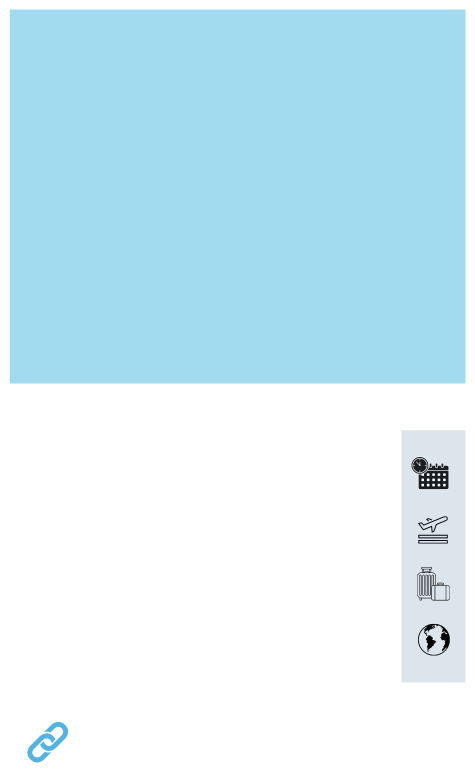
#> input picture tgbot/services/story_maker/inner.png, 950 x 1566 px (shown at 1/2 size)
$ python story_maker.py   (older library calls are emulated)
#> lines starting #> are read from the running program, lines starting #| are printed output that depends on the picture
from re import A
from PIL import Image, ImageDraw, ImageFont, ImageFilter
import googlemaps

with Image.open("inner.png").convert("RGBA") as inner:

#> inner is the input picture: PIL image 950x1566 RGBA; mean R, G, B, A 209.8, 236, 246.4, 255
    text = "צפפפפפפפפ"
    text1 = "פגי`צפ"
    text2 = "פ"

    # Flat for text
    inner_img = Image.new("RGBA", inner.size, (255, 255, 255, 0))
    inner_draw = ImageDraw.Draw(inner_img)

    # Fonts
    info_fnt = ImageFont.truetype("heebocyrillic.ttf", 65)
    price_fnt = ImageFont.truetype("heebocyrillic.ttf", 95)

    # Enter text
    inner_draw.text((760 - (len(text) * 40), 915), text, font=info_fnt, fill=(0, 0, 0, 255))
    inner_draw.text((760 - (len(text) * 40), 915 + 110), text, font=info_fnt, fill=(0, 0, 0, 255))
    inner_draw.text((760 - (len(text) * 40), 915 + 215), text, font=info_fnt, fill=(0, 0, 0, 255))
    inner_draw.text((760 - (len(text) * 40), 915 + 327), text, font=info_fnt, fill=(0, 0, 0, 255))
    inner_draw.text((510 - (len(text) * 40), 915 + 510), text1, font=price_fnt, fill=(81, 180, 227, 255))
    info = Image.alpha_composite(inner, inner_img)
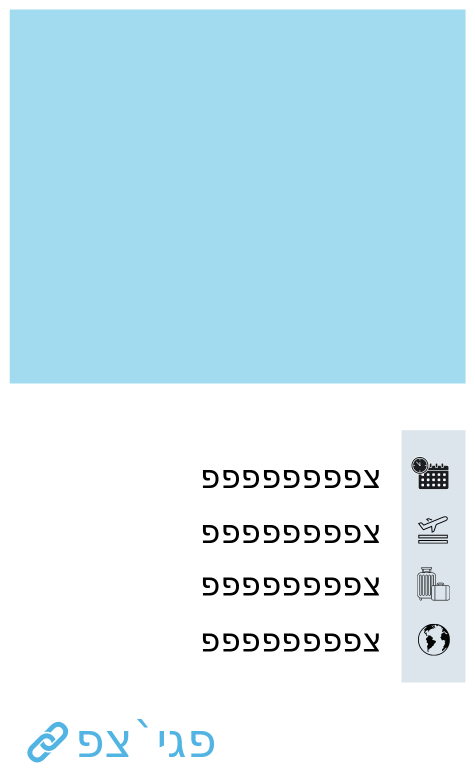
#> info: PIL image 950x1566 RGBA (shown at 1/2 size); mean R, G, B, A 206.1, 232.6, 243.1, 255

    with Image.open("city.jpg") as background:

        # Add info card to blur background
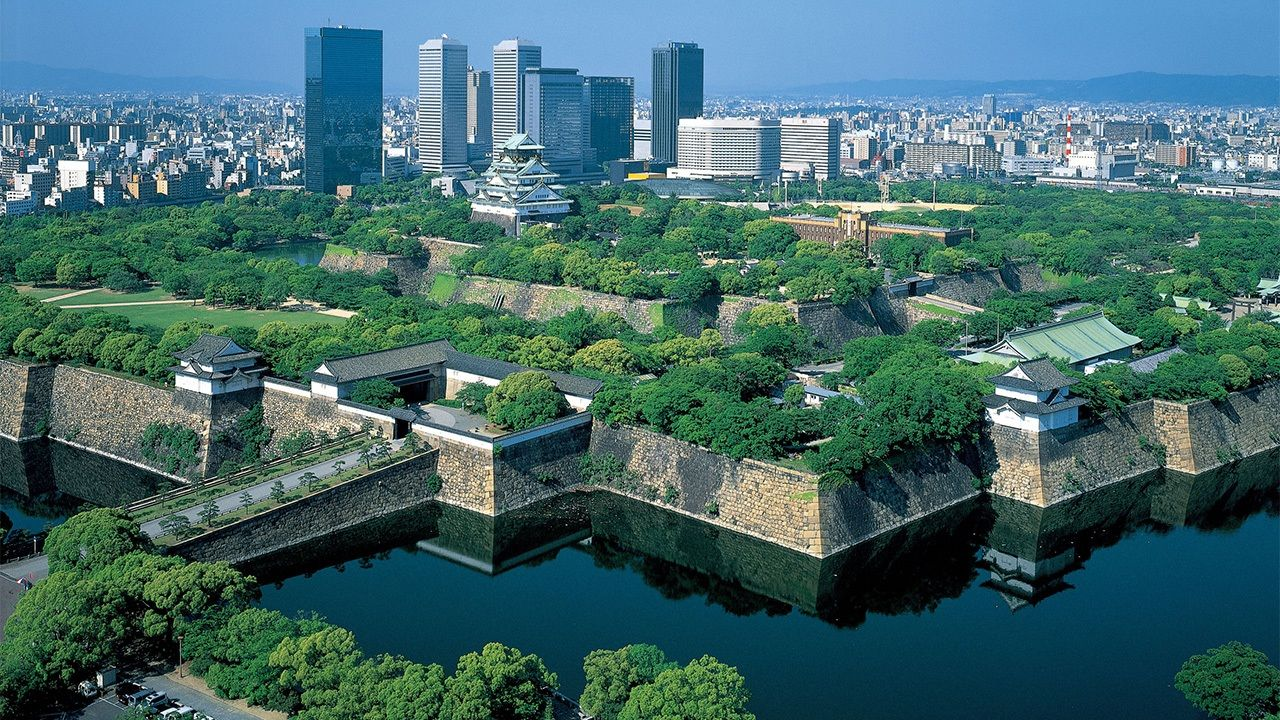
#> input picture tgbot/services/story_maker/city.jpg, 1280 x 720 px
#> background is the input picture: PIL image 1280x720 RGB; mean R, G, B 66.8, 105.3, 106.1
        blur_background = background.resize((1080, 1920), Image.ANTIALIAS).filter(ImageFilter.GaussianBlur(radius=30))
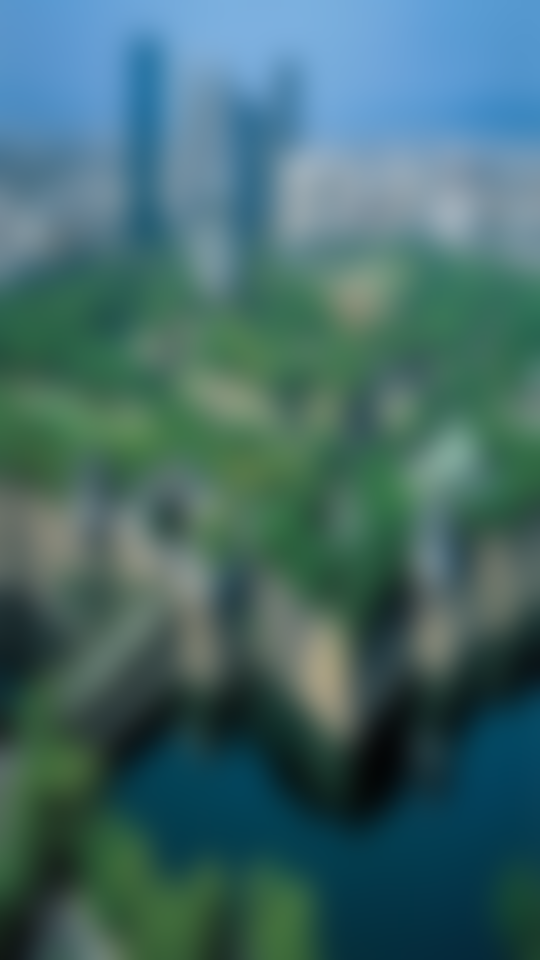
#> blur_background: PIL image 1080x1920 RGB (shown at 1/2 size); mean R, G, B 67, 105.4, 106.2
        blur_background.paste(info, (65, 197))
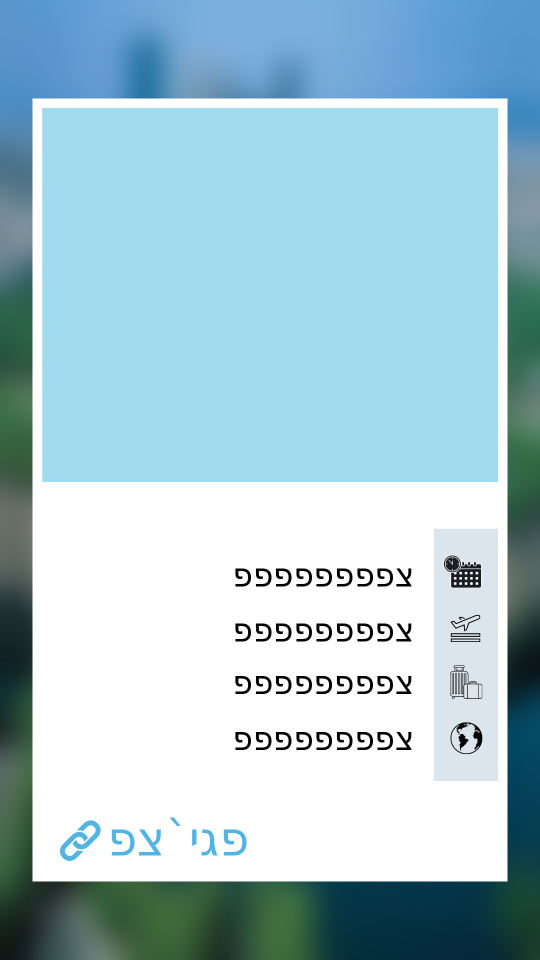
#> blur_background: PIL image 1080x1920 RGB (shown at 1/2 size); mean R, G, B 166.8, 198.5, 210.1

        with Image.open("city.jpg") as photo:

            # Add photo
            fixed_city_width = 912
            fixed_city_heigth = 748
            height_percent = (fixed_city_heigth / float(photo.size[1]))
#> height_percent = 1.04
            height_size = int((float(photo.size[0]) * float(height_percent)))
#> height_size = 1329
            resized_photo = photo.resize((height_size, fixed_city_heigth)).crop((0, 0, fixed_city_width, fixed_city_heigth))
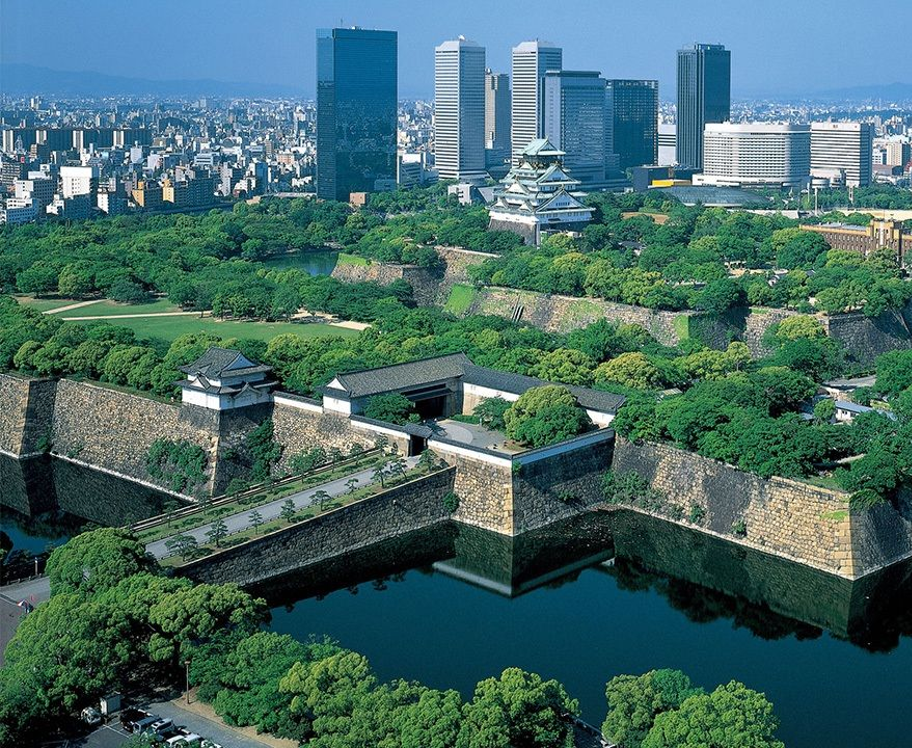
#> resized_photo: PIL image 912x748 RGB; mean R, G, B 69.7, 106.8, 104.7
            blur_background.paste(resized_photo, (65 + 19, 197 + 19))
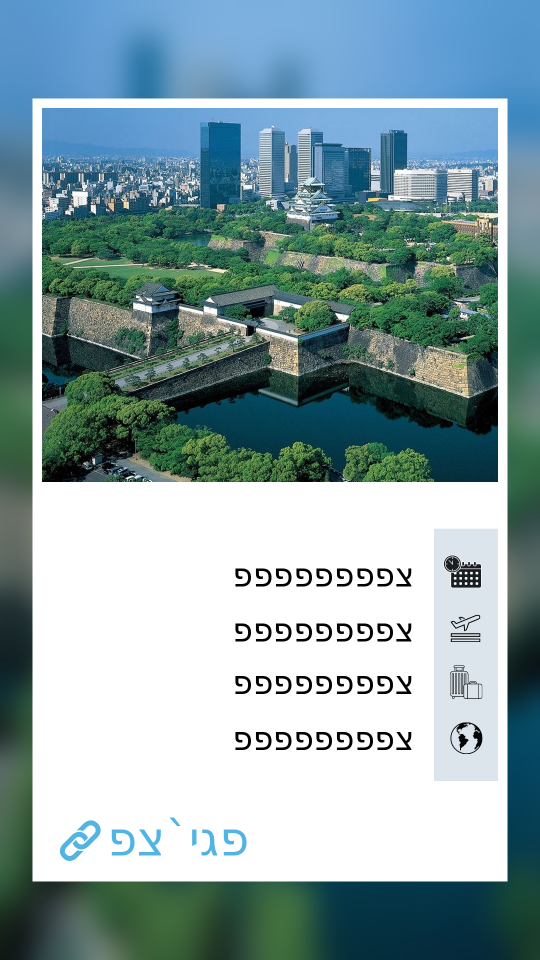
#> blur_background: PIL image 1080x1920 RGB (shown at 1/2 size); mean R, G, B 136.5, 161.9, 165.6

            # Add rectangle
            txt = Image.new("RGBA", (560, 100), (255, 255, 255, 0))
            blur_background.paste(txt, (261, 151))
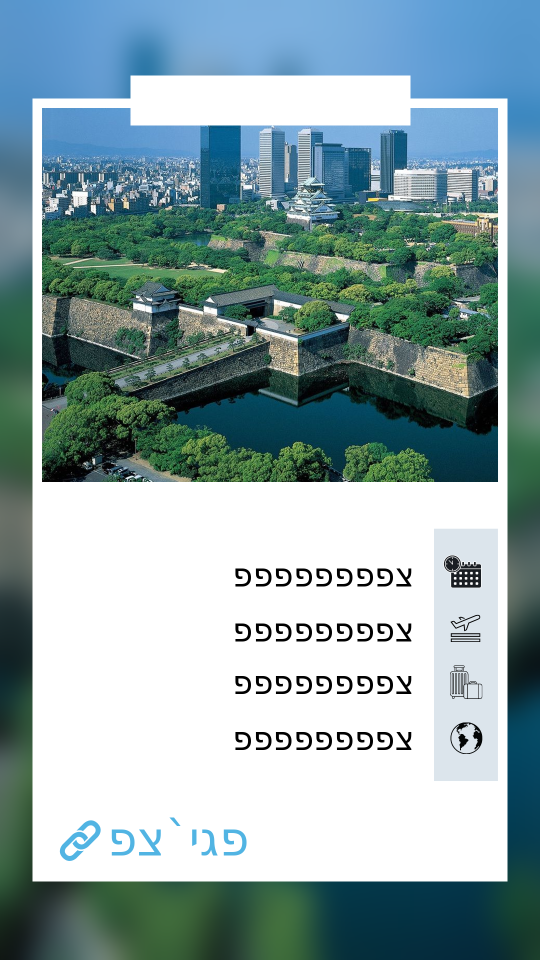
#> blur_background: PIL image 1080x1920 RGB (shown at 1/2 size); mean R, G, B 139.8, 164, 166.7

            # Add price text
            draw = ImageDraw.Draw(blur_background)
            draw.text((560 - (len(text2) * 22), 161), text2, font=info_fnt, fill=(0, 0, 0, 255))
            blur_background.save('result.png')
